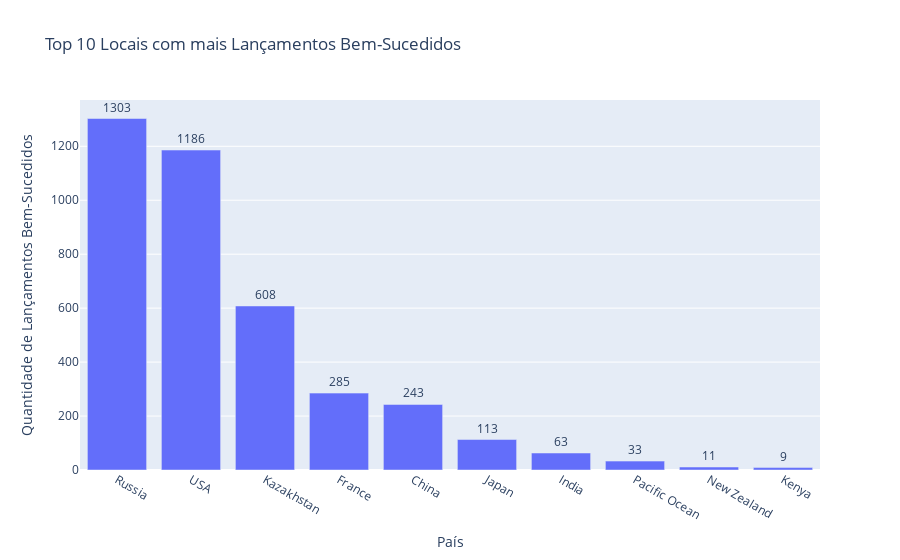

Notebook code for this chart:
### Markdown cell above
O gráfico apresenta a relação entre lançamentos espaciais e o status das missões (sucesso ou falha) por ano, de 1957 a 2020. Observa-se um aumento significativo no número de lançamentos a partir da década de 1960, com picos notáveis durante a corrida espacial (décadas de 1960 e 1970), especialmente entre 1975 e 1977, quando os lançamentos ultrapassaram 100 por ano, com predominância de missões bem-sucedidas (barras verdes). A partir da década de 1980, o número de lançamentos diminuiu e se manteve relativamente estável até o início dos anos 2010, quando houve novo crescimento, atingindo outro pico em 2018. Ao longo do tempo, percebe-se uma tendência clara de aumento da taxa de sucesso, com a quantidade de falhas (barras vermelhas) diminuindo significativamente, evidenciando o avanço tecnológico e a maior confiabilidade dos lançamentos espaciais ao longo das décadas.

### Code cell
# Localidades com mais lançamentos bem-sucedidos
lancamentos_sucesso = df[df['Mission Status'] == 'Success']['Country'].value_counts().head(10)
# Gráfico de barras com os 10 países com mais lançamentos bem-sucedidos
fig_sucesso_pais = px.bar(
    lancamentos_sucesso,
    x=lancamentos_sucesso.index,
    y=lancamentos_sucesso.values,
    title='Top 10 Locais com mais Lançamentos Bem-Sucedidos',
    labels={'x': 'País', 'y': 'Quantidade de Lançamentos Bem-Sucedidos'}
)
fig_sucesso_pais.update_layout(
    xaxis_title='País',
    yaxis_title='Quantidade de Lançamentos Bem-Sucedidos'
)
fig_sucesso_pais.update_traces(texttemplate='%{y}', textposition='outside')
fig_sucesso_pais.show()

### Figure 1 — Plotly figure (JSON) as saved in the notebook; plotly's stock layout.template omitted (floating-point values rounded to 4 significant figures)
{"data": [{"hovertemplate": "Country=%{x}<br>Quantidade de Lançamentos Bem-Sucedidos=%{y}<extra></extra>", "legendgroup": "", "marker": {"color": "#636efa", "pattern": {"shape": ""}}, "name": "", "orientation": "v", "showlegend": false, "textposition": "outside", "texttemplate": "%{y}", "type": "bar", "x": ["Russia", "USA", "Kazakhstan", "France", "China", "Japan", "India", "Pacific Ocean", "New Zealand", "Kenya"], "xaxis": "x", "y": [1303, 1186, 608, 285, 243, 113, 63, 33, 11, 9], "yaxis": "y"}], "layout": {"barmode": "relative", "legend": {"tracegroupgap": 0}, "title": {"text": "Top 10 Locais com mais Lançamentos Bem-Sucedidos"}, "xaxis": {"anchor": "y", "domain": [0, 1], "title": {"text": "País"}}, "yaxis": {"anchor": "x", "domain": [0, 1], "title": {"text": "Quantidade de Lançamentos Bem-Sucedidos"}}}}
